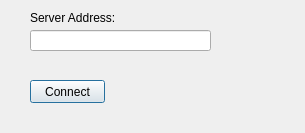
<?xml version="1.0" encoding="UTF-8"?>
<ui version="4.0">
 <class>mainWindow</class>
 <widget class="QDialog" name="mainWindow">
  <property name="geometry">
   <rect>
    <x>0</x>
    <y>0</y>
    <width>305</width>
    <height>133</height>
   </rect>
  </property>
  <property name="windowTitle">
   <string>Connect</string>
  </property>
  <widget class="QLineEdit" name="addressBox">
   <property name="geometry">
    <rect>
     <x>30</x>
     <y>30</y>
     <width>181</width>
     <height>21</height>
    </rect>
   </property>
  </widget>
  <widget class="QPushButton" name="pushButton">
   <property name="geometry">
    <rect>
     <x>30</x>
     <y>80</y>
     <width>75</width>
     <height>23</height>
    </rect>
   </property>
   <property name="text">
    <string>Connect</string>
   </property>
  </widget>
  <widget class="QLabel" name="label">
   <property name="geometry">
    <rect>
     <x>30</x>
     <y>10</y>
     <width>121</width>
     <height>16</height>
    </rect>
   </property>
   <property name="text">
    <string>Server Address:</string>
   </property>
  </widget>
 </widget>
 <resources/>
 <connections>
  <connection>
   <sender>pushButton</sender>
   <signal>clicked()</signal>
   <receiver>addressBox</receiver>
   <slot>clear()</slot>
   <hints>
    <hint type="sourcelabel">
     <x>90</x>
     <y>94</y>
    </hint>
    <hint type="destinationlabel">
     <x>141</x>
     <y>36</y>
    </hint>
   </hints>
  </connection>
 </connections>
</ui>
